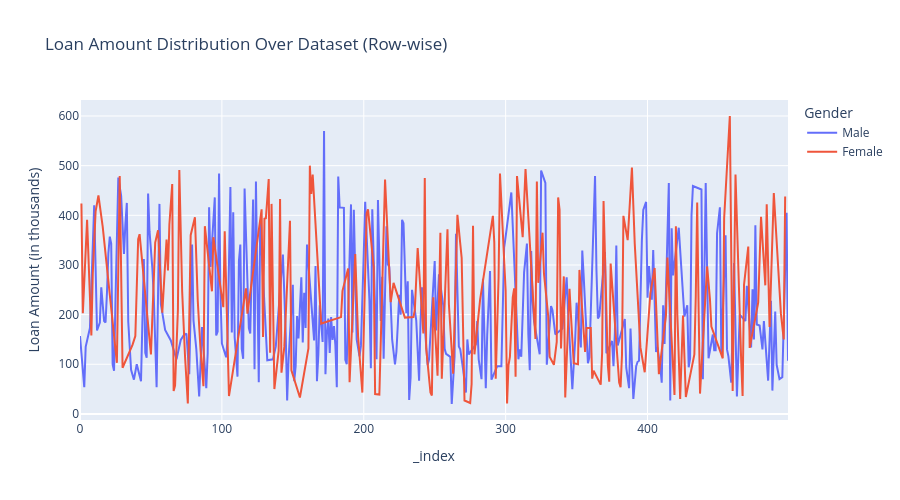

The code cell stored with this chart in its notebook:
### Code cell
sample = loan.sample(500).reset_index()

fig = px.line(
    sample, 
    x = sample.index,        
    y = 'LoanAmount',    
    title = 'Loan Amount Distribution Over Dataset (Row-wise)',
    labels = {'index': 'Data Point (Row Number)', 'LoanAmount': 'Loan Amount (in thousands)'},
    color = 'Gender',
    height = 500,
    width = 900
)
fig.show()

### Figure 1 — Plotly figure (JSON) as saved in the notebook; plotly's stock layout.template omitted (floating-point values rounded to 4 significant figures; data arrays with more than 128 entries replaced by an {"elided": "..."} marker saying what was removed)
{"data": [{"hovertemplate": "Gender=Male<br>_index=%{x}<br>Loan Amount (in thousands)=%{y}<extra></extra>", "legendgroup": "Male", "line": {"color": "#636efa", "dash": "solid"}, "marker": {"symbol": "circle"}, "mode": "lines", "name": "Male", "orientation": "v", "showlegend": true, "type": "scatter", "x": {"elided": "302 int values"}, "xaxis": "x", "y": {"elided": "302 float values"}, "yaxis": "y"}, {"hovertemplate": "Gender=Female<br>_index=%{x}<br>Loan Amount (in thousands)=%{y}<extra></extra>", "legendgroup": "Female", "line": {"color": "#EF553B", "dash": "solid"}, "marker": {"symbol": "circle"}, "mode": "lines", "name": "Female", "orientation": "v", "showlegend": true, "type": "scatter", "x": {"elided": "198 int values"}, "xaxis": "x", "y": {"elided": "198 int values"}, "yaxis": "y"}], "layout": {"height": 500, "legend": {"title": {"text": "Gender"}, "tracegroupgap": 0}, "title": {"text": "Loan Amount Distribution Over Dataset (Row-wise)"}, "width": 900, "xaxis": {"anchor": "y", "domain": [0, 1], "title": {"text": "_index"}}, "yaxis": {"anchor": "x", "domain": [0, 1], "title": {"text": "Loan Amount (in thousands)"}}}}
